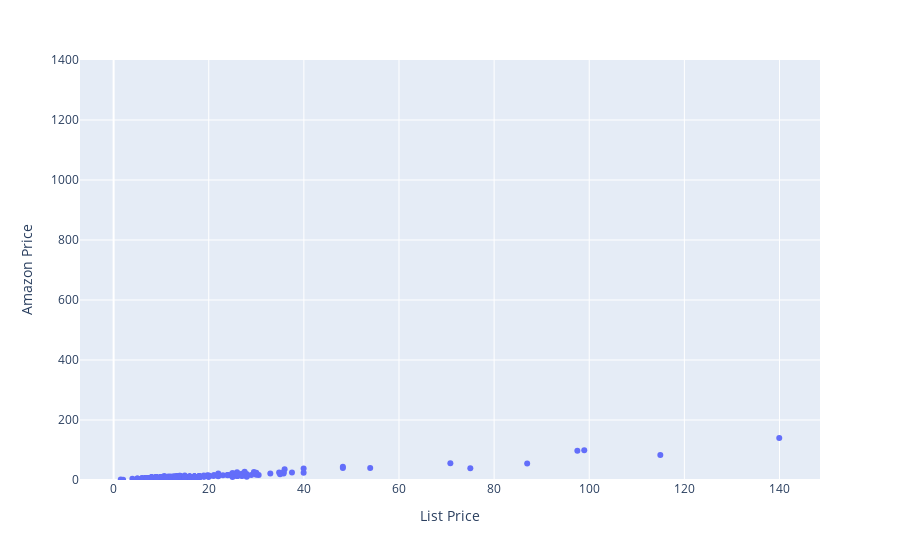

Notebook cell for this chart:
### Code cell
import plotly.express as px
fig = px.scatter(amazonbooks, x="List Price", y="Amazon Price")
fig.update_layout(yaxis_range=[0,1400])
fig.show()

### Figure 1 — Plotly figure (JSON) as saved in the notebook; plotly's stock layout.template omitted (floating-point values rounded to 4 significant figures; data arrays with more than 128 entries replaced by an {"elided": "..."} marker saying what was removed)
{"data": [{"hovertemplate": "List Price=%{x}<br>Amazon Price=%{y}<extra></extra>", "legendgroup": "", "marker": {"color": "#636efa", "symbol": "circle"}, "mode": "markers", "name": "", "orientation": "v", "showlegend": false, "type": "scatter", "x": {"elided": "325 float values"}, "xaxis": "x", "y": {"elided": "325 float values"}, "yaxis": "y"}], "layout": {"legend": {"tracegroupgap": 0}, "margin": {"t": 60}, "xaxis": {"anchor": "y", "domain": [0, 1], "title": {"text": "List Price"}}, "yaxis": {"anchor": "x", "domain": [0, 1], "range": [0, 1400], "title": {"text": "Amazon Price"}}}}
